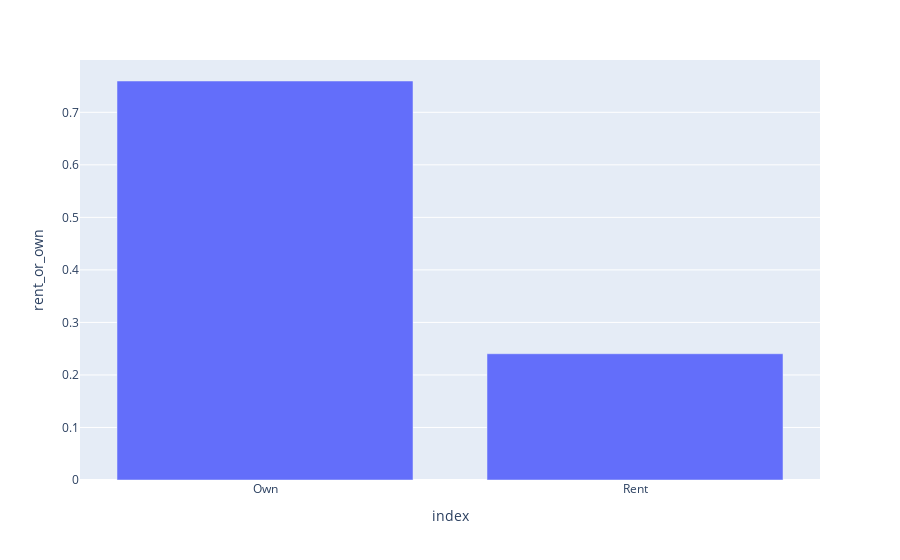

The cell this chart's notebook holds for it:
### Code cell
fig = px.bar(data_frame=rent_df, x="index", y="rent_or_own")
fig.show()

### Figure 1 — Plotly figure (JSON) as saved in the notebook; plotly's stock layout.template omitted (floating-point values rounded to 4 significant figures)
{"data": [{"alignmentgroup": "True", "hovertemplate": "index=%{x}<br>rent_or_own=%{y}<extra></extra>", "legendgroup": "", "marker": {"color": "#636efa"}, "name": "", "offsetgroup": "", "orientation": "v", "showlegend": false, "textposition": "auto", "type": "bar", "x": ["Own", "Rent"], "xaxis": "x", "y": [0.7596, 0.2404], "yaxis": "y"}], "layout": {"autosize": true, "barmode": "relative", "legend": {"tracegroupgap": 0}, "margin": {"t": 60}, "xaxis": {"anchor": "y", "autorange": true, "domain": [0, 1], "range": [-0.5, 1.5], "title": {"text": "index"}, "type": "category"}, "yaxis": {"anchor": "x", "autorange": true, "domain": [0, 1], "range": [0, 0.7996], "title": {"text": "rent_or_own"}, "type": "linear"}}}
